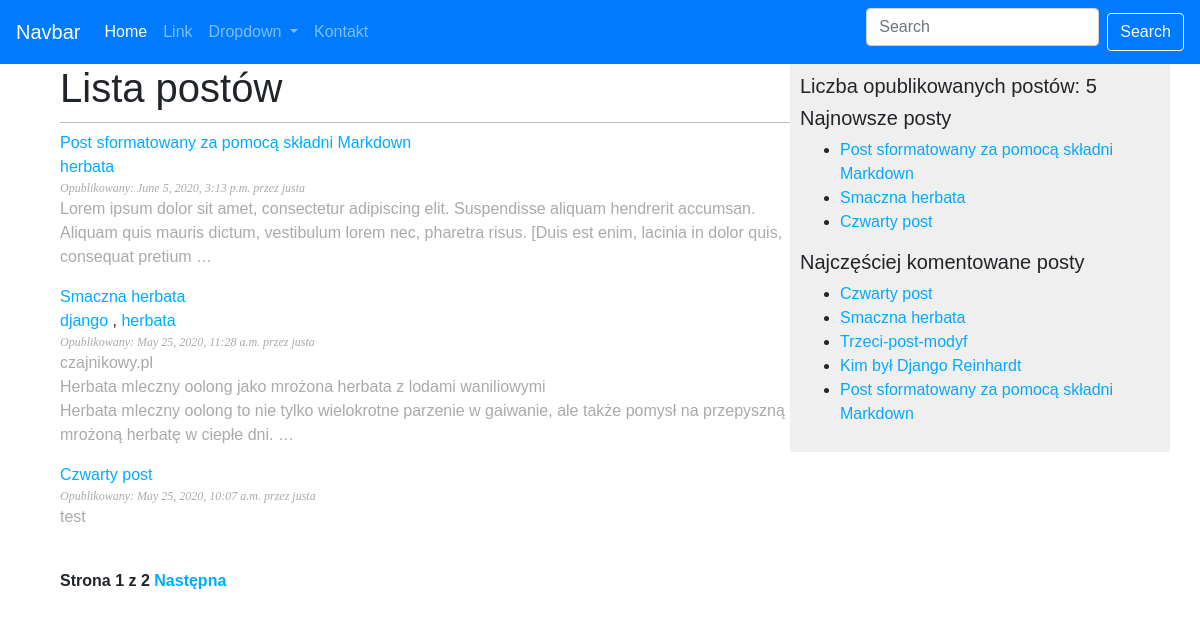
Screenshot of /blog/ with the database file from the repository.
### blog/models.py (models this page shows, shortened)
class Post(models.Model):
    STATUS_CHOICES = (
        ("draft", "Draft"),
        ("published", "Published"),
    )
    title = models.CharField(max_length=250)
    slug = models.SlugField(max_length=250, unique_for_date="publish")
    author = models.ForeignKey(
        User, on_delete=models.CASCADE, related_name="blog_posts"
    )
    body = models.TextField()
    publish = models.DateTimeField(default=timezone.now)
    created = models.DateTimeField(auto_now_add=True)
    updated = models.DateTimeField(auto_now=True)
    status = models.CharField(max_length=10, choices=STATUS_CHOICES, default="draft")
    objects = models.Manager()
    published = PublishedManager()
    tags = TaggableManager()
    class Meta:
        ordering = ("-publish",)
    def get_absolute_url(self):
        return reverse(
            "blog:post_detail",
            args=[
                self.publish.year,
                self.publish.strftime("%m"),
                self.publish.strftime("%d"),
                self.slug,
            ],
        )

### blog/views.py (the view)
# urls.py: path("", views.PostList.as_view(), name="post_list"),
class PostList(ListView):
    context_object_name = "posts"
    paginate_by = 3
    template_name = "blog/post/list.html"
    model = Post
    def get_queryset(self):
        if "tag_slug" in self.kwargs and self.kwargs["tag_slug"]:
            tag = get_object_or_404(Tag, slug=self.kwargs["tag_slug"])
            return self.model.published.all().filter(tags__in=[tag])
        return self.model.published.all()

### blog/models.py (called while the page is built)
    def get_queryset(self):
        return super(PublishedManager, self).get_queryset().filter(status="published")

### blog/templatetags/blog_tags.py (called while the page is built)
@register.simple_tag
def total_posts():
    return Post.published.count()

@register.inclusion_tag("blog/post/latest_posts.html")
def show_latest_posts(count=5):
    latest_posts = Post.published.order_by("-publish")[:count]
    return {"latest_posts": latest_posts}

@register.simple_tag
def get_most_commented_posts(count=5):
    return Post.published.annotate(total_comments=Count("comments")).order_by(
        "-total_comments"
    )[:count]

@register.filter(name="markdown")
def markdown_format(text):
    return mark_safe(markdown.markdown(text))

### blog/templates/blog/post/list.html (shortened to what this page needs)
{% extends 'blog/base.html' %}
{% load blog_tags %}
{% block content %}
<div class="posts-list-wrapper">
    <h1>Lista postów</h1>
    {% for post in posts %}
    <a class="post-item" href="{{ post.get_absolute_url }}">
        <div class="titie">{{ post.title }}</div>
    </a>
    {% for tag in post.tags.all %}
    <a href="{% url 'blog:post_list_by_tag' tag.slug %}" class="tags">{{ tag.name }}
    </a>
    {% if not forloop.last %}, {% endif %}
    {% endfor %}
    <div class="date">Opublikowany: {{ post.publish }} przez {{ post.author }}</div>
    <div class="description">{{ post.body|markdown|truncatewords_html:30 }}</div>
    {% endfor %}
    {% include "pagination.html" with page=page_obj %}
</div>
{% endblock %}

### blog/templates/blog/base.html (shortened to what this page needs)
{% load static %}
{% load sass_tags %}
{% load blog_tags %}
<!DOCTYPE html>
<html>
<head>
    <link rel="stylesheet" href="https://stackpath.bootstrapcdn.com/bootstrap/4.2.1/css/bootstrap.min.css"
>
    <link rel="stylesheet" href="https://cdnjs.cloudflare.com/ajax/libs/font-awesome/5.12.1/css/all.min.css"
 />
    <link href="{% sass_src 'scss/main.scss' %}" rel="stylesheet" type="text/css" />
    <link rel="stylesheet" href="{% static 'css/blog.css' %}">
</head>
<body>
    <header>
        {% include "blog/components/navbar.html" %}
    </header>
    <div class="container">
        <div class="row">
            <div id="content" class="col-8">
                {% block content %}
                {% endblock %}
            </div>
            <div id="sidebar" class="col-4">
                <h5 class="total-post-count"> Liczba opublikowanych postów: {% total_posts %}</h5>
                <h5 class="latest-post-header">Najnowsze posty</h5>
                {% show_latest_posts 3 %}
                <h5 class="most-popular-posts">Najczęściej komentowane posty</h5>
                {% get_most_commented_posts as most_commented_posts %}
                <ul class="most-popular-post-list">
                    {% for post in most_commented_posts %}
                    <li>
                        <a href="{{ post.get_absolute_url }}">{{ post.title }}</a>
                    </li>
                    {% endfor %}
                </ul>
            </div>
        </div>
    </div>
</body>
</html>

### blog/templates/blog/post/latest_posts.html
<ul class="latest-post-list">
    {% for post in latest_posts %}
    <li class="latest-post-list-item">
        <a class="latest-post-link" href="{{ post.get_absolute_url }}">{{ post.title }}</a>
    </li>
    {% endfor %}
</ul>

### static/scss/blog.css (style rules this page uses)
body { font-family: helvetica, sans-serif; }
a { color: #00abff; text-decoration: none; }
h1 { font-weight: normal; border-bottom: 1px solid #bbb; padding: 0 0 10px 0; }
#content { float: left; width: 60%; padding: 0 0 0 30px; }
#sidebar { width: 30%; height: 100%; padding: 10px; float: right; background: #efefef; }
.date { color: #aaa; font-family: georgia, serif; font-size: 12px; font-style: italic; }
.description { margin-bottom: 1rem; color: #aaa; }
.description p { margin: 0; }

### rows the page displays
Post: title "Post sformatowany za pomocą składni Markdown", publish "June 5, 2020, 3:13 p.m.", author "justa", body "Lorem ipsum dolor sit amet, consectetur adipiscing elit. Suspendisse aliquam hendrerit accumsan. Aliquam quis mauris dictum, vestibulum lorem nec, pharetra risus. [Duis est enim, lacinia in dolor quis, consequat pretium …"
Tag: name "herbata"
Post: title "Smaczna herbata", publish "May 25, 2020, 11:28 a.m.", author "justa", body "czajnikowy.pl Herbata mleczny oolong jako mrożona herbata z lodami waniliowymi Herbata mleczny oolong to nie tylko wielokrotne parzenie w gaiwanie, ale także pomysł na przepyszną mrożoną herbatę w ciepłe dni. …"
Tag: name "django"
Post: title "Czwarty post", publish "May 25, 2020, 10:07 a.m.", author "justa", body "test"
Post: title "Trzeci-post-modyf"
Post: title "Kim był Django Reinhardt"

### other values shown
{{ page.number }} "1"
{{ page.paginator.num_pages }} "2"
